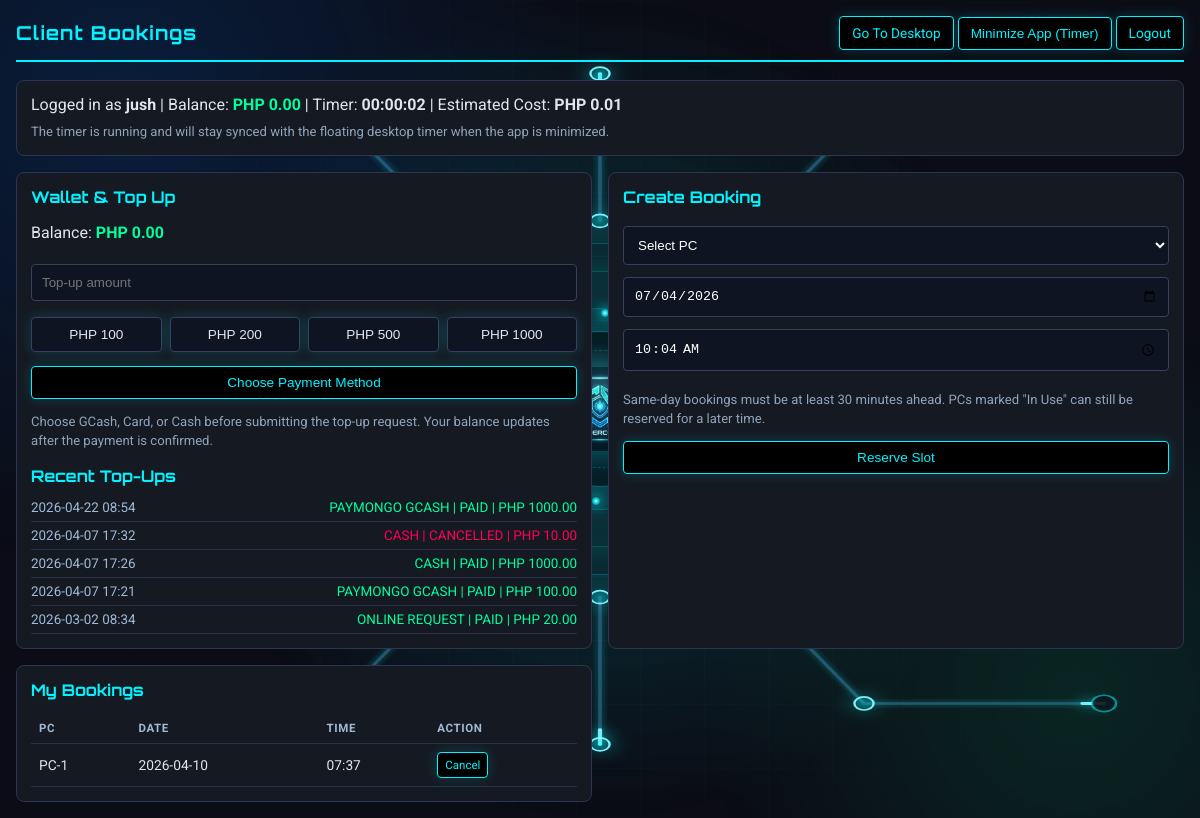
Screenshot of /client/bookings (signed in) with the database file from the repository.
### app.py (models this page shows, shortened)
class User(UserMixin, db.Model):
    id = db.Column(db.Integer, primary_key=True)
    username = db.Column(db.String(80), unique=True, nullable=False)
    password_hash = db.Column(db.String(120), nullable=False)
    pondo = db.Column(db.Float, default=0.0)
    is_admin = db.Column(db.Boolean, default=False)

class PaymentTransaction(db.Model):
    id = db.Column(db.Integer, primary_key=True)
    user_id = db.Column(db.Integer, db.ForeignKey('user.id'), nullable=False)
    provider = db.Column(db.String(32), nullable=False, default="online_request")
    external_id = db.Column(db.String(128), unique=True, nullable=False)
    amount = db.Column(db.Float, nullable=False)
    currency = db.Column(db.String(8), nullable=False, default="php")
    status = db.Column(db.String(32), nullable=False, default="pending")
    created_at = db.Column(db.DateTime, default=datetime.now)
    credited_at = db.Column(db.DateTime, nullable=True)

class Booking(db.Model):
    id = db.Column(db.Integer, primary_key=True)
    user_id = db.Column(db.Integer, db.ForeignKey('user.id'), nullable=False)
    pc_id = db.Column(db.Integer, db.ForeignKey('pc.id'), nullable=False)
    booking_date = db.Column(db.String(20), nullable=True)
    time_slot = db.Column(db.String(20), nullable=False)
    user = db.relationship('User', backref='bookings')
    pc = db.relationship('PC', backref='bookings')

class PC(db.Model):
    id = db.Column(db.Integer, primary_key=True)
    name = db.Column(db.String(20), unique=True, nullable=False)
    is_occupied = db.Column(db.Boolean, default=False)
    lan_ip = db.Column(db.String(64), nullable=True)
    lan_port = db.Column(db.Integer, nullable=True)
    last_agent_seen_at = db.Column(db.DateTime, nullable=True)
    online_since_at = db.Column(db.DateTime, nullable=True)

### app.py (the view)
@app.route('/client/bookings')
@login_required
def client_bookings():
    if current_user.is_admin:
        return redirect(url_for('view_bookings'))
    now_dt = datetime.now()
    pcs = PC.query.order_by(PC.id.asc()).all()
    annotate_booking_usage_for_pcs(pcs, now_dt=now_dt)
    my_bookings = Booking.query.filter_by(user_id=current_user.id).order_by(Booking.id.desc()).all()
    recent_payments = get_recent_payment_requests(current_user.id)
    return render_template(
        'client_bookings.html',
        pcs=pcs,
        bookings=my_bookings,
        recent_payments=recent_payments,
        today_date=now_dt.strftime("%Y-%m-%d"),
        booking_lead_minutes=BOOKING_LEAD_MINUTES,
        hourly_rate=HOURLY_RATE,
        kiosk_mode=is_kiosk_mode_enabled()
    )

### app.py (called while the page is built, shortened)
@login_manager.user_loader
def load_user(user_id):
    return db.session.get(User, int(user_id))

def get_agent_online_window_seconds():
    try:
        return max(int(os.getenv("LAN_AGENT_ONLINE_WINDOW_SECONDS", "90")), 1)
    except Exception:
        return 90

def is_pc_online(pc, now_dt=None, online_window_seconds=None):
    if not pc or not pc.last_agent_seen_at:
        return False
    if now_dt is None:
        now_dt = datetime.now()
    if online_window_seconds is None:
        online_window_seconds = get_agent_online_window_seconds()
    return (now_dt - pc.last_agent_seen_at).total_seconds() <= online_window_seconds

def annotate_booking_usage_for_pcs(pcs, now_dt=None):
    if not pcs:
        return pcs
    if now_dt is None:
        now_dt = datetime.now()
    online_window_seconds = get_agent_online_window_seconds()
    active_sessions = Session.query.filter_by(end_time=None).order_by(Session.start_time.desc()).all()
    active_session_by_pc = {}
    for session in active_sessions:
        active_session_by_pc.setdefault(session.pc_id, session)
    for pc in pcs:
        active_session = active_session_by_pc.get(pc.id)
        online_now = is_pc_online(pc, now_dt, online_window_seconds)
        pc.booking_in_use_now = bool(pc.is_occupied or active_session or online_now)
    return pcs

def get_recent_payment_requests(user_id, limit=5):
    try:
        max_rows = max(1, int(limit))
    except Exception:
        max_rows = 5
    return PaymentTransaction.query.filter_by(user_id=user_id).order_by(PaymentTransaction.created_at.desc()).limit(max_rows).all()

def is_kiosk_mode_enabled():
    return str(os.getenv("PYPONDO_KIOSK_MODE", "0")).strip().lower() in {"1", "true", "yes"}

@app.before_request
def bootstrap_schema():
    if not getattr(app, "_schema_ready", False):
        db.create_all()
        ensure_pc_lan_ip_column()
        ensure_booking_date_column()
        ensure_session_last_charged_at_column()
        ensure_core_seed_data()
        app._schema_ready = True

@app.before_request
def allow_mobile_api_preflight():
    normalized_path = (request.path or "").rstrip("/")
    if request.method != "OPTIONS":
        return None

def start_periodic_billing():
    global _billing_thread_started
    if _billing_thread_started or BILLING_DISABLED:
        return

@app.before_request
def ensure_billing_started():
    start_periodic_billing()

### templates/client_bookings.html (shortened to what this page needs)
<!DOCTYPE html>
<html lang="en">
<head>
</head>
<body>
    {% include '_animated_background.html' %}
    <div class="top">
        <h1>Client Bookings</h1>
        <div>
            {% if current_user.pondo > 0 %}
            <a class="btn ok" id="desktop-access-link" href="{{ url_for('client_desktop') }}">Go To Desktop</a>
            {% else %}
            <a class="btn ok" id="desktop-access-link" href="#wallet-card">Top Up to Unlock Desktop</a>
            {% endif %}
            <button type="button" class="btn" onclick="minimizeClientApp()">Minimize App (Timer)</button>
            {% if not kiosk_mode %}
            <a class="btn warn" href="{{ url_for('logout') }}" onclick="clearDashboardTimerState()">Logout</a>
            {% endif %}
        </div>
    </div>
    <div class="card" style="margin-bottom:16px;">
        Logged in as <strong>{{ current_user.username }}</strong> |
        Balance:
        <span class="{{ 'balance-ok' if current_user.pondo > 0 else 'balance-low' }}" data-balance-display>
        </span>
        | Timer: <strong id="dashboard-timer-time">00:00:00</strong>
        | Estimated Cost: <strong id="dashboard-timer-cost">PHP 0.00</strong>
        <div class="subtle" id="dashboard-timer-note" style="margin-top:8px;">
        </div>
    </div>
    <div class="grid">
        <div class="card" id="wallet-card">
            <h2>Wallet &amp; Top Up</h2>
            <p>
                Balance:
                <span class="{{ 'balance-ok' if current_user.pondo > 0 else 'balance-low' }}" data-balance-display>
                </span>
            </p>
            <form action="{{ url_for('topup_online') }}" method="POST">
                <input id="topupAmount" type="number" name="amount" min="1" max="10000" step="0.01" placeholder="Top-up amount" required>
                <div class="quick-amounts">
                    <button type="button" onclick="setTopup(100)">PHP 100</button>
                    <button type="button" onclick="setTopup(200)">PHP 200</button>
                    <button type="button" onclick="setTopup(500)">PHP 500</button>
                    <button type="button" onclick="setTopup(1000)">PHP 1000</button>
                </div>
                <button type="submit" class="btn" style="width:100%; margin-top:10px;">Choose Payment Method</button>
            </form>
            <p class="subtle">Choose GCash, Card, or Cash before submitting the top-up request. Your balance updates after the payment is confirmed.</p>
            <div style="margin-top: 16px;">
                <h2 style="margin-bottom: 8px;">Recent Top-Ups</h2>
                {% if recent_payments %}
                    {% for tx in recent_payments %}
                        <div class="history-row">
                            <div class="history-main">
                                <span style="color:#9fbad6;">{{ tx.created_at.strftime('%Y-%m-%d %H:%M') }}</span>
                                <span style="color: {{ 'var(--ok)' if tx.status == 'paid' else ('var(--warn)' if tx.status == 'cancelled' else '#d3a961') }};">
                                    {{ tx.provider.replace('_', ' ')|upper }} | {{ tx.status|upper }} | PHP {{ "%.2f"|format(tx.amount) }}
                                </span>
                            </div>
                        </div>
                    {% endfor %}
                {% else %}
                    <div class="subtle">No top-up transactions yet.</div>
                {% endif %}
            </div>
        </div>
        <div class="card">
            <h2>Create Booking</h2>
            <form action="{{ url_for('book_pc') }}" method="POST" class="booking-form">
                <select name="pc_id" required>
                    <option value="" disabled selected>Select PC</option>
                </select>
                <input type="date" name="booking_date" class="booking-date-input" min="{{ today_date }}" value="{{ today_date }}" required>
                <input type="time" name="time_slot" class="booking-time-input" required>
                <p class="subtle">Same-day bookings must be at least {{ booking_lead_minutes }} minutes ahead. PCs marked "In Use" can still be reserved for a later time.</p>
                <button type="submit" class="btn" style="width:100%;">Reserve Slot</button>
            </form>
        </div>
        <div class="card">
            <h2>My Bookings</h2>
            <table>
                <thead>
                    <tr>
                        <th>PC</th>
                        <th>Date</th>
                        <th>Time</th>
                        <th>Action</th>
                    </tr>
                </thead>
                <tbody>
                    {% for booking in bookings %}
                    <tr>
                        <td>{{ booking.pc.name }}</td>
                        <td>{{ booking.booking_date or 'N/A' }}</td>
                        <td>{{ booking.time_slot }}</td>
                        <td>
                            <a class="btn warn" style="padding:5px 7px; font-size:0.72rem;" href="{{ url_for('client_delete_booking', id=booking.id) }}">Cancel</a>
                        </td>
                    </tr>
                    {% else %}
                    <tr><td colspan="4" style="color:#6f7f97;">No bookings yet.</td></tr>
                    {% endfor %}
                </tbody>
            </table>
        </div>
    </div>
</body>
</html>

### templates/client_bookings.html (style rules this page uses)
:root { --bg: #0b0c15; --card: #151922; --line: #00f3ff; --ok: #00ff9d; --warn: #ff0055; --text: #e0e6ed; }
body { margin: 0; background: var(--bg); color: var(--text); font-family: 'Roboto', sans-serif; padding: 16px; }
.top { display: flex; justify-content: space-between; align-items: center; border-bottom: 2px solid var(--line); padding-bottom: 10px; margin-bottom: 18px; }
.top h1 { margin: 0; font-family: 'Orbitron', sans-serif; font-size: 1.2rem; color: var(--line); letter-spacing: 1px; }
.btn, .quick-amounts button, .btn.history-cancel { display: inline-block; text-decoration: none; border: 1px solid var(--line); color: var(--line); background: #000; padding: 8px 12px; border-radius: 4px; font-size: 0.85rem; box-shadow: 0 0 14px rgba(0, 243, 255, 0.18); transition: background 0.18s ease, color 0.18s ease, box-shadow 0.18s ease, border-color 0.18s ease; cursor: pointer; }
.warn { border-color: var(--line); color: var(--line); }
.ok { border-color: var(--line); color: var(--line); }
.grid { display: grid; grid-template-columns: 1fr 1fr; gap: 16px; }
.card { border: 1px solid #2d3650; border-radius: 8px; background: var(--card); padding: 14px; }
.card h2 { margin-top: 0; font-family: 'Orbitron', sans-serif; color: var(--line); font-size: 1rem; }
input, select { width: 100%; box-sizing: border-box; margin: 6px 0; padding: 10px; border-radius: 4px; border: 1px solid #37415f; background: #0e1422; color: #fff; }
table { width: 100%; border-collapse: collapse; margin-top: 8px; }
th, td { border-bottom: 1px solid #29324a; padding: 8px; font-size: 0.86rem; text-align: left; }
th { color: #9fbad6; text-transform: uppercase; font-size: 0.72rem; letter-spacing: 0.6px; }
.balance-ok { color: var(--ok); font-weight: 700; }
.quick-amounts { display: flex; gap: 8px; flex-wrap: wrap; margin: 10px 0 4px; }
.quick-amounts button { flex: 1 1 90px; border: 1px solid #37415f; background: #0e1422; color: var(--text); padding: 9px 10px; border-radius: 4px; cursor: pointer; }
.subtle { color: #8ea4bb; font-size: 0.82rem; line-height: 1.45; }
.history-row { display: flex; justify-content: space-between; align-items: center; gap: 10px; padding: 6px 0; border-bottom: 1px solid #29324a; font-size: 0.84rem; }
.history-main { display: flex; justify-content: space-between; align-items: center; gap: 10px; flex: 1; min-width: 0; }
.history-main span:last-child { text-align: right; }

### templates/_animated_background.html (style rules this page uses)
body > *:not(.cyber-bg) { position: relative; z-index: 1; }

### rows the page displays
User: username "jush"
PaymentTransaction: created_at "2026-04-22 08:54", provider.replace "PAYMONGO GCASH", status "PAID", amount "1000.00"
PaymentTransaction: created_at "2026-04-07 17:32", provider.replace "CASH", status "CANCELLED", amount "10.00"
PaymentTransaction: created_at "2026-04-07 17:26", provider.replace "CASH", status "PAID", amount "1000.00"
PaymentTransaction: created_at "2026-04-07 17:21", provider.replace "PAYMONGO GCASH", status "PAID", amount "100.00"
PaymentTransaction: created_at "2026-03-02 08:34", provider.replace "ONLINE REQUEST", status "PAID", amount "20.00"
Booking: pc.name "PC-1", booking_date "2026-04-10", time_slot "07:37"

### other values shown
{{ booking_lead_minutes }} "30"
